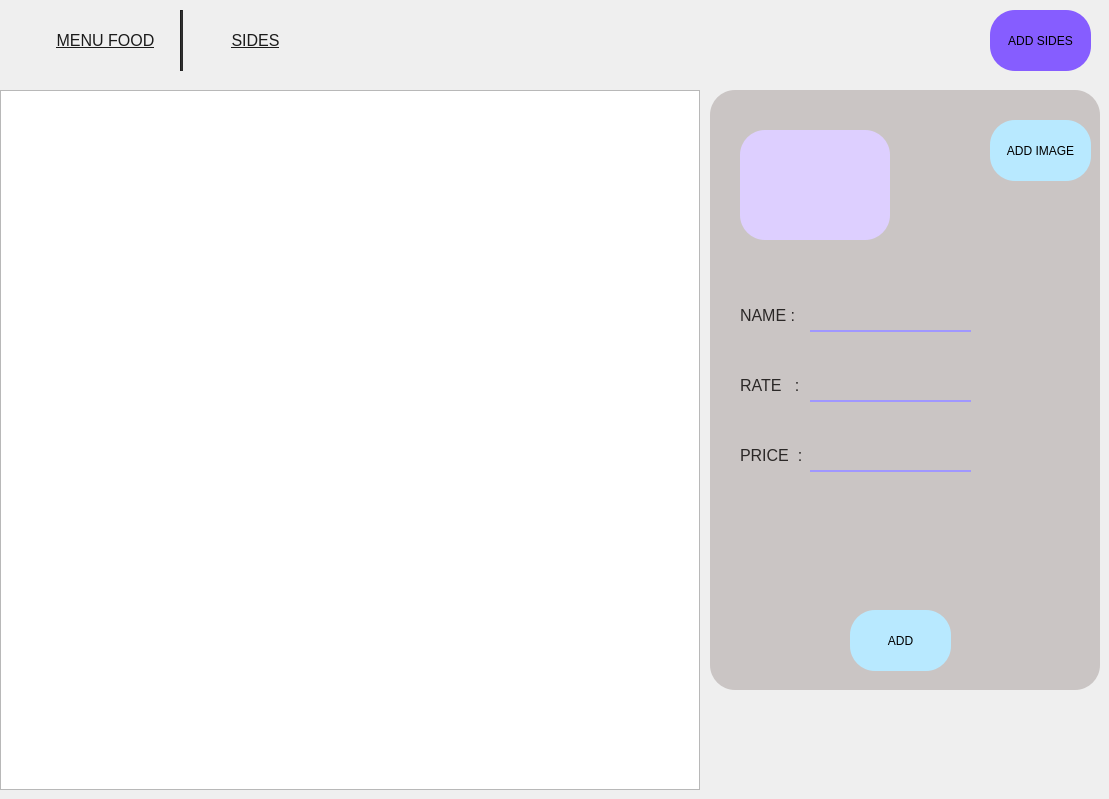
    <widget class="QWidget" name="page_8">
     <widget class="QPushButton" name="pushButton_17">
      <property name="geometry">
       <rect>
        <x>30</x>
        <y>10</y>
        <width>151</width>
        <height>61</height>
       </rect>
      </property>
      <property name="font">
       <font>
        <pointsize>12</pointsize>
        <underline>true</underline>
       </font>
      </property>
      <property name="styleSheet">
       <string notr="true">
QPushButton {
	
	

    background: transparent; /* رنگ دکمه در حالت عادی (sabz) */
    color: #1b1b1b;
	color: rgb(27, 27, 27);
    border-radius: 10px;
    padding: 5px 15px;
    border: none;
}


QPushButton:hover {
	
	color: rgb(53, 53, 53);
}


QPushButton:pressed {

    color: rgb(53, 53, 53);
 
}

</string>
      </property>
      <property name="text">
       <string>MENU FOOD</string>
      </property>
     </widget>
     <widget class="Line" name="line_16">
      <property name="geometry">
       <rect>
        <x>180</x>
        <y>10</y>
        <width>3</width>
        <height>61</height>
       </rect>
      </property>
      <property name="styleSheet">
       <string notr="true">background-color: rgb(42, 42, 42);</string>
      </property>
      <property name="orientation">
       <enum>Qt::Orientation::Vertical</enum>
      </property>
     </widget>
     <widget class="QPushButton" name="pushButton_18">
      <property name="geometry">
       <rect>
        <x>180</x>
        <y>10</y>
        <width>151</width>
        <height>61</height>
       </rect>
      </property>
      <property name="font">
       <font>
        <pointsize>12</pointsize>
        <underline>true</underline>
       </font>
      </property>
      <property name="styleSheet">
       <string notr="true">
QPushButton {
	
	

    background: transparent; /* رنگ دکمه در حالت عادی (sabz) */
    color: #1b1b1b;
	color: rgb(27, 27, 27);
    border-radius: 10px;
    padding: 5px 15px;
    border: none;
}


QPushButton:hover {
	
	color: rgb(53, 53, 53);
}


QPushButton:pressed {

    color: rgb(53, 53, 53);
 
}

</string>
      </property>
      <property name="text">
       <string>SIDES</string>
      </property>
     </widget>
     <widget class="QPushButton" name="pushButton_19">
      <property name="geometry">
       <rect>
        <x>990</x>
        <y>10</y>
        <width>101</width>
        <height>61</height>
       </rect>
      </property>
      <property name="styleSheet">
       <string notr="true">border-radius: 25px;
background-color: rgb(134, 93, 255);</string>
      </property>
      <property name="text">
       <string>ADD SIDES</string>
      </property>
     </widget>
     <widget class="QFrame" name="frame_6">
      <property name="geometry">
       <rect>
        <x>710</x>
        <y>90</y>
        <width>390</width>
        <height>600</height>
       </rect>
      </property>
      <property name="minimumSize">
       <size>
        <width>390</width>
        <height>600</height>
       </size>
      </property>
      <property name="maximumSize">
       <size>
        <width>390</width>
        <height>600</height>
       </size>
      </property>
      <property name="styleSheet">
       <string notr="true">border-radius: 25px;
background-color: rgb(202, 197, 196);</string>
      </property>
      <property name="frameShape">
       <enum>QFrame::Shape::StyledPanel</enum>
      </property>
      <property name="frameShadow">
       <enum>QFrame::Shadow::Raised</enum>
      </property>
      <widget class="QPushButton" name="pushButton_20">
       <property name="geometry">
        <rect>
         <x>280</x>
         <y>30</y>
         <width>101</width>
         <height>61</height>
        </rect>
       </property>
       <property name="styleSheet">
        <string notr="true">border-radius: 25px;
background-color: #b8e9ff;
color:black;</string>
       </property>
       <property name="text">
        <string>ADD IMAGE</string>
       </property>
      </widget>
      <widget class="QLabel" name="label_19">
       <property name="geometry">
        <rect>
         <x>30</x>
         <y>200</y>
         <width>71</width>
         <height>51</height>
        </rect>
       </property>
       <property name="font">
        <font>
         <pointsize>12</pointsize>
        </font>
       </property>
       <property name="styleSheet">
        <string notr="true">color: rgb(43, 40, 39);</string>
       </property>
       <property name="text">
        <string>NAME :</string>
       </property>
      </widget>
      <widget class="QLineEdit" name="lineEdit_12">
       <property name="geometry">
        <rect>
         <x>100</x>
         <y>210</y>
         <width>181</width>
         <height>28</height>
        </rect>
       </property>
      </widget>
      <widget class="QLabel" name="label_20">
       <property name="geometry">
        <rect>
         <x>30</x>
         <y>270</y>
         <width>71</width>
         <height>51</height>
        </rect>
       </property>
       <property name="font">
        <font>
         <pointsize>12</pointsize>
        </font>
       </property>
       <property name="styleSheet">
        <string notr="true">color: rgb(43, 40, 39);</string>
       </property>
       <property name="text">
        <string>RATE   :</string>
       </property>
      </widget>
      <widget class="QLineEdit" name="lineEdit_13">
       <property name="geometry">
        <rect>
         <x>100</x>
         <y>280</y>
         <width>181</width>
         <height>28</height>
        </rect>
       </property>
      </widget>
      <widget class="QLabel" name="label_22">
       <property name="geometry">
        <rect>
         <x>30</x>
         <y>340</y>
         <width>71</width>
         <height>51</height>
        </rect>
       </property>
       <property name="font">
        <font>
         <pointsize>12</pointsize>
        </font>
       </property>
       <property name="styleSheet">
        <string notr="true">color: rgb(43, 40, 39);</string>
       </property>
       <property name="text">
        <string>PRICE  :</string>
       </property>
      </widget>
      <widget class="QLineEdit" name="lineEdit_15">
       <property name="geometry">
        <rect>
         <x>100</x>
         <y>350</y>
         <width>181</width>
         <height>28</height>
        </rect>
       </property>
      </widget>
      <widget class="Line" name="line_17">
       <property name="geometry">
        <rect>
         <x>100</x>
         <y>240</y>
         <width>161</width>
         <height>2</height>
        </rect>
       </property>
       <property name="styleSheet">
        <string notr="true">background-color: rgb(160, 151, 255);</string>
       </property>
       <property name="orientation">
        <enum>Qt::Orientation::Horizontal</enum>
       </property>
      </widget>
      <widget class="Line" name="line_18">
       <property name="geometry">
        <rect>
         <x>100</x>
         <y>310</y>
         <width>161</width>
         <height>2</height>
        </rect>
       </property>
       <property name="styleSheet">
        <string notr="true">background-color: rgb(160, 151, 255);</string>
       </property>
       <property name="orientation">
        <enum>Qt::Orientation::Horizontal</enum>
       </property>
      </widget>
      <widget class="Line" name="line_19">
       <property name="geometry">
        <rect>
         <x>100</x>
         <y>380</y>
         <width>161</width>
         <height>2</height>
        </rect>
       </property>
       <property name="styleSheet">
        <string notr="true">background-color: rgb(160, 151, 255);</string>
       </property>
       <property name="orientation">
        <enum>Qt::Orientation::Horizontal</enum>
       </property>
      </widget>
      <widget class="QPushButton" name="pushButton_21">
       <property name="geometry">
        <rect>
         <x>140</x>
         <y>520</y>
         <width>101</width>
         <height>61</height>
        </rect>
       </property>
       <property name="styleSheet">
        <string notr="true">border-radius: 25px;
background-color: #b8e9ff;
color:black;</string>
       </property>
       <property name="text">
        <string>ADD</string>
       </property>
      </widget>
      <widget class="QLabel" name="label_23">
       <property name="geometry">
        <rect>
         <x>30</x>
         <y>40</y>
         <width>150</width>
         <height>110</height>
        </rect>
       </property>
       <property name="styleSheet">
        <string notr="true">border-radius: 25px;
background-color: rgb(221, 207, 255);</string>
       </property>
       <property name="text">
        <string/>
       </property>
      </widget>
     </widget>
     <widget class="QListWidget" name="listWidget_4">
      <property name="geometry">
       <rect>
        <x>0</x>
        <y>90</y>
        <width>700</width>
        <height>700</height>
       </rect>
      </property>
      <property name="minimumSize">
       <size>
        <width>700</width>
        <height>700</height>
       </size>
      </property>
      <property name="maximumSize">
       <size>
        <width>700</width>
        <height>700</height>
       </size>
      </property>
      <property name="resizeMode">
       <enum>QListView::ResizeMode::Adjust</enum>
      </property>
      <property name="viewMode">
       <enum>QListView::ViewMode::IconMode</enum>
      </property>
     </widget>
    </widget>
